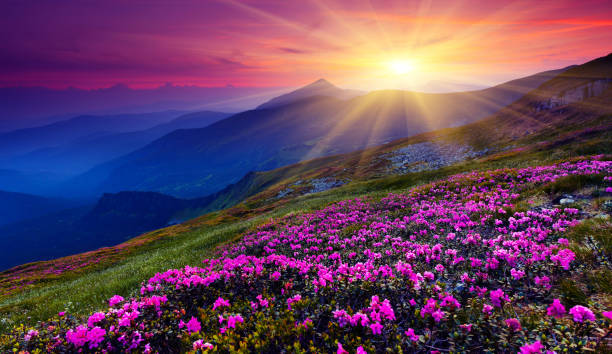
#> input picture lesson 1/landscape.jpg, 612 x 354 px, found by its file name
$ python hw.py
#> lines starting #> are read from the running program, lines starting #| are printed output that depends on the picture
import cv2
import os

path=r"C:\Users\henry\Documents\opencv\lesson 1\hw images"

landscape=cv2.imread(r"C:\Users\henry\Documents\opencv\lesson 1\landscape.jpg",1)
#> landscape is the input picture: shape (354, 612, 3); mean B, G, R 94.9, 65.9, 101.3
cv2.imshow("landscape",landscape)
cv2.waitKey(0)

landscape_grey=cv2.cvtColor(landscape,cv2.COLOR_BGR2GRAY)
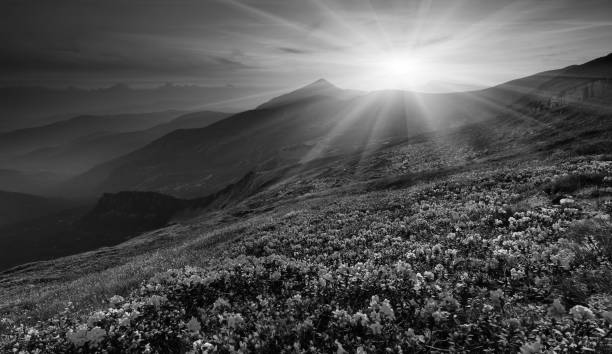
#> landscape_grey: shape (354, 612); min 0, max 255, mean 79.8
cv2.imshow("landscape_grey",landscape_grey)
cv2.waitKey(0)

landscape_HSV=cv2.cvtColor(landscape,cv2.COLOR_BGR2HSV)
#> landscape_HSV: shape (354, 612, 3); mean H, S, V 99.5, 156.1, 125.3
cv2.imshow("landscape_HSV",landscape_HSV)
cv2.waitKey(0)

os.chdir(path)
cv2.imwrite("landscape.jpg",landscape)

os.chdir(path)
cv2.imwrite("landscape_grey.jpg",landscape_grey)

os.chdir(path)
cv2.imwrite("landscape_HSV.jpg",landscape_HSV)
